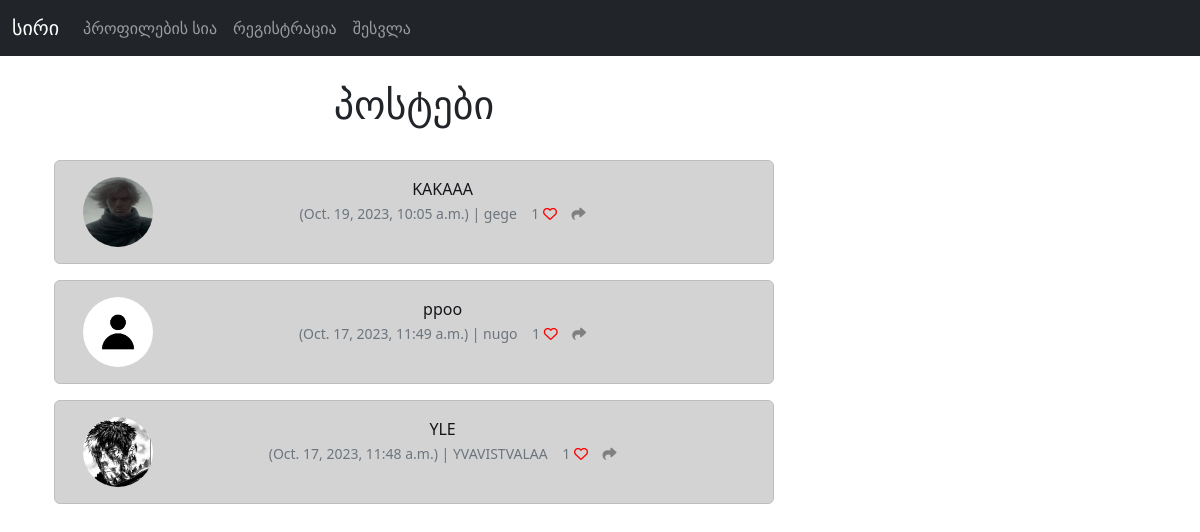
The page / on the database its author committed.
### main/models.py (models this page shows, shortened)
class Meep(models.Model):
    user = models.ForeignKey(
        User, related_name="meeps",
        on_delete=models.DO_NOTHING
    )
    body = models.CharField(max_length=200)
    created_at = models.DateTimeField(auto_now_add=True)
    likes = models.ManyToManyField(User, related_name="meep_like", blank=True)
    def number_of_likes(self):
        return self.likes.count()

class Profile(models.Model):
    user = models.OneToOneField(User, on_delete=models.CASCADE)
    follows = models.ManyToManyField("self",
                                related_name="followed_by",
                                symmetrical=False,
                                blank=True)
    date_modified = models.DateTimeField(User, auto_now=True)
    profile_image = models.ImageField(null=True, blank=True, upload_to='media/')
    profile_bio = models.CharField(null=True, blank=True, max_length=500)
    facebook_link = models.CharField(null=True, blank=True, max_length=150)
    instagram_link = models.CharField(null=True, blank=True, max_length=150)
    github_link = models.CharField(null=True, blank=True, max_length=150)
    linkedin_link = models.CharField(null=True, blank=True, max_length=150)

### main/views.py (the view)
# urls.py: path('', views.home, name='home'),
def home(request):
    if request.user.is_authenticated:
        form = MeepForm(request.POST or None)
        if request.method == "POST":
            if form.is_valid():
                meep = form.save(commit=False)
                meep.user = request.user
                meep.save()
                messages.success(request, ("თქვენ წარმატებით გატვიტეთ "))
                return redirect('home')
        meeps = Meep.objects.all().order_by("-created_at")
        return render(request, 'home.html', {"meeps":meeps, "form":form})
    else:
        meeps = Meep.objects.all().order_by("-created_at")
        return render(request, 'home.html', {"meeps":meeps})

### main/templates/home.html (shortened to what this page needs)
{% extends 'base.html' %}
{% load static %}
{% block content %}
    <div class="container text-center">
        <div class="row">
            <div class="col-8">
    <h1>პოსტები</h1>
    <br/>
    {% for meep in meeps %}
		<div class="alert alert-dark" role="alert">
<div class="container">
	<div class="row">
		<div class="col-1">
		  {% if meep.user.profile.profile_image %}
				<img src="{{ meep.user.profile.profile_image.url }}" width="70" height="70" class="rounded-circle" alt="{{ profile.user.username }}">
				{% else %}
				<img src="{% static 'images/default_profile_pic.jpg' %}" width="70" height="70" class="rounded-circle" alt="{{ profile.user.username }}">
				{% endif %}
		</div>
		<div class="col-11">
		  {{ meep.body }}<br/>
		  <small class="text-muted">
		  	({{ meep.created_at}}) |
		  	{{ meep.user.username }}
			 {{ meep.number_of_likes }}
			{% if user in meep.likes.all %}
				<a href="{% url 'meep-like' meep.id %}">
					<i class="fa-solid fa-heart" style="color: red;"></i></a>
			{% else %}
				<a href="{% url 'meep-like' meep.id %}">
					<i class="fa fa-heart-o" style="color: red;"></i></a>
			{% endif %}
			<a href="{% url 'meep-share' meep.id %}"><i class="fa-solid fa-share" style="color: gray;"></i></a>
		  </small>
		</div><br/><br/>
			</div>
		</div>
	</div>
	{% endfor %}
</div>
    </div>
{% endblock %}

### main/templates/base.html (shortened to what this page needs)
<!doctype html>
<html lang="en">
  <head>
    <link href="https://cdn.jsdelivr.net/npm/bootstrap@5.2.3/dist/css/bootstrap.min.css" rel="stylesheet">
  <body>
    {% include 'navbar.html' %}
    <div class="container">
    {% block content %}
    {% endblock %}
    </div>
  </body>
</html>

### main/templates/navbar.html (shortened to what this page needs)
{% load static %}
<nav class="navbar navbar-expand-lg navbar-dark bg-dark">
  <div class="container-fluid">
    <a class="navbar-brand" href="{% url 'home' %}">სირი</a>
    <div class="collapse navbar-collapse" id="navbarSupportedContent">
      <ul class="navbar-nav me-auto mb-2 mb-lg-0">
        <li class="nav-item">
          <a class="nav-link"
          href="{% url 'profile-list' %}">პროფილების სია</a>
        </li>
        {% if user.is_authenticated %}
        <li class="nav-item">
          <a class="nav-link"
          href="{% url 'search' %}">ძებნა</a>
        </li>
        <li class="nav-item">
          <a class="nav-link"
          href="{% url 'logout' %}">გასვლა</a>
        </li>
        {% else %}
        <li class="nav-item">
          <a class="nav-link"
          href="{% url 'register' %}">რეგისტრაცია</a>
        </li>
        <li class="nav-item">
          <a class="nav-link"
          href="{% url 'login' %}">შესვლა</a>
        </li>
        {% endif %}
      </ul>
    </div>
  </div>
</nav>

### rows shown on the page
Meep: user.profile.profile_image (picture), body "KAKAAA", created_at "Oct. 19, 2023, 10:05 a.m.", user.username "gege", number_of_likes "1"
Meep: body "ppoo", created_at "Oct. 17, 2023, 11:49 a.m.", user.username "nugo", number_of_likes "1"
Meep: user.profile.profile_image (picture), body "YLE", created_at "Oct. 17, 2023, 11:48 a.m.", user.username "YVAVISTVALAA", number_of_likes "1"
